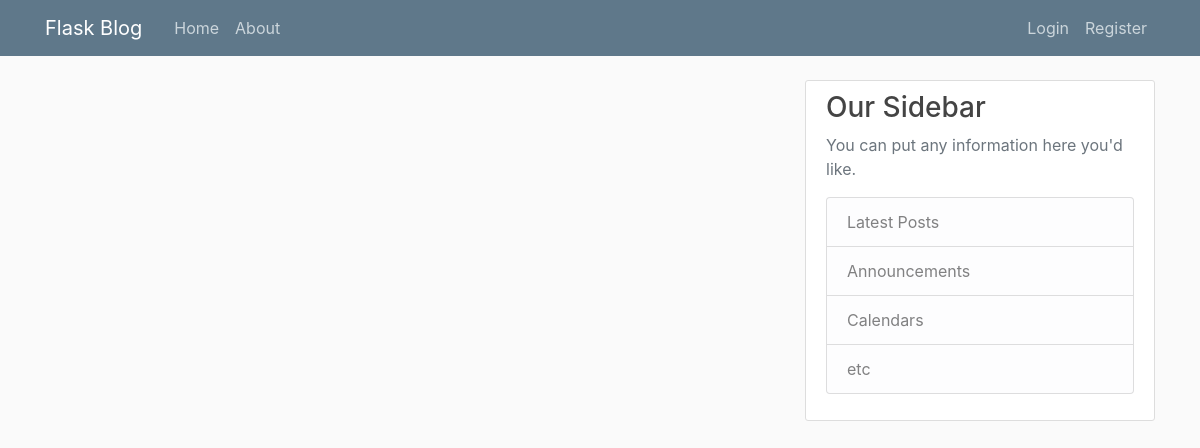
/, run on an earlier commit of the app's database.
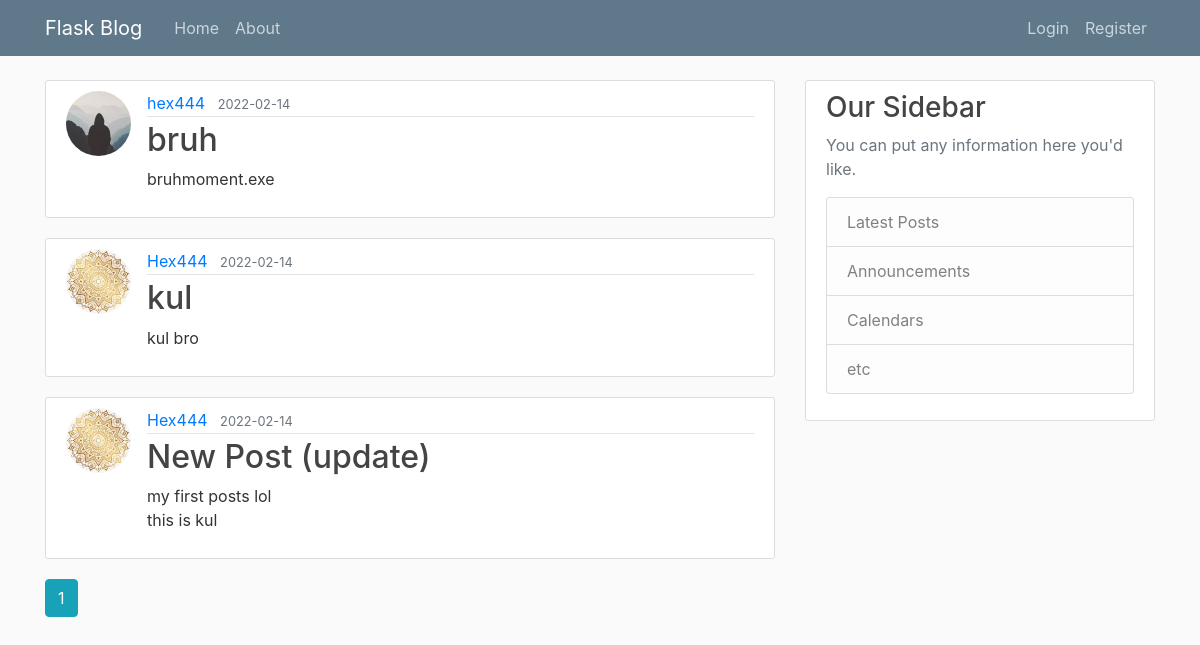
And on a later commit of the database.
### flaskblog/models.py (models this page shows, shortened)
class Post(db.Model):
    id = db.Column(db.Integer, primary_key=True)
    title = db.Column(db.String(100), nullable=False)
    date_posted = db.Column(db.DateTime, nullable=False, default=datetime.utcnow)
    content = db.Column(db.Text, nullable=False)
    user_id = db.Column(db.Integer, db.ForeignKey('user.id'), nullable=False)

class User(db.Model, UserMixin):
    id = db.Column(db.Integer, primary_key=True)
    username = db.Column(db.String(20), unique=True, nullable=False)
    email = db.Column(db.String(120), unique=True, nullable=False)
    image_file = db.Column(db.String(20), nullable=False, default='default.jpg')
    password = db.Column(db.String(60), nullable=False)
    posts = db.relationship('Post', backref="author", lazy=True)

### flaskblog/main/routes.py (the view)
@main.route("/")
def home():
    page = request.args.get("page", 1, type=int)
    posts = Post.query.order_by(Post.date_posted.desc()).paginate(per_page=5, page=page)
    return render_template("home.html", posts=posts)

### flaskblog/templates/home.html
{% extends "layout.html" %}
{% block content %}
    {% for post in posts.items %}
    <article class="media content-section">
      <img src="{{ url_for('static', filename='profile_pics/' + post.author.image_file) }}" alt="pfp of author" class="rounded-circle article-img">
        <div class="media-body">
          <div class="article-metadata">
            <a class="mr-2" href="{{url_for('users.user_posts', username=post.author.username)}}">{{ post.author.username }}</a>
            <small class="text-muted">{{ post.date_posted.strftime("%Y-%m-%d") }}</small>
          </div>
          <h2><a class="article-title" href="{{ url_for('posts.post', post_id=post.id) }}">{{ post.title }}</a></h2>
          <p class="article-content">{{ post.content }}</p>
        </div>
      </article>
    {% endfor %}
    {% for page_num in posts.iter_pages(left_edge=1,right_edge=1,left_current=1,right_current=2) %}
      {% if page_num %}
        {%if posts.page == page_num %}
          <a class="btn btn-info mb-4" href="{{ url_for('main.home', page=page_num) }}">{{ page_num }}</a>
        {% else %}
          <a class="btn btn-outline-info mb-4" href="{{ url_for('main.home', page=page_num) }}">{{ page_num }}</a>
        {% endif %}
      {% else %}
        ...
      {% endif %}
    {% endfor %}
{% endblock content %}

### flaskblog/templates/layout.html (shortened to what this page needs)
<!DOCTYPE html>
<html>
<head>
    <link rel="stylesheet" href="https://maxcdn.bootstrapcdn.com/bootstrap/4.0.0/css/bootstrap.min.css">
    <link rel="stylesheet" type="text/css" href="{{ url_for('static', filename='main.css') }}">
</head>
<body>
    <header class="site-header">
      <nav class="navbar navbar-expand-md navbar-dark bg-steel fixed-top">
        <div class="container">
          <a class="navbar-brand mr-4" href="/">Flask Blog</a>
          <div class="collapse navbar-collapse" id="navbarToggle">
            <div class="navbar-nav mr-auto">
              <a class="nav-item nav-link" href="{{ url_for('main.home') }}">Home</a>
              <a class="nav-item nav-link" href="{{ url_for('main.about') }}">About</a>
            </div>
            <div class="navbar-nav">
              {% if current_user.is_authenticated %}
                <a class="nav-item nav-link" href="{{ url_for('posts.new_post') }}">New Post</a>
                <a class="nav-item nav-link" href="{{ url_for('users.account') }}">Account</a>
                <a class="nav-item nav-link" href="{{ url_for('users.logout') }}">Logout</a>
              {% else %}
                <a class="nav-item nav-link" href="{{ url_for('users.login') }}">Login</a>
                <a class="nav-item nav-link" href="{{ url_for('users.register') }}">Register</a>
              {% endif %}
            </div>
          </div>
        </div>
      </nav>
    </header>
    <main role="main" class="container">
      <div class="row">
        <div class="col-md-8">
          {% block content %}{% endblock %}
        </div>
        <div class="col-md-4">
          <div class="content-section">
            <h3>Our Sidebar</h3>
            <p class='text-muted'>You can put any information here you'd like.
              <ul class="list-group">
                <li class="list-group-item list-group-item-light">Latest Posts</li>
                <li class="list-group-item list-group-item-light">Announcements</li>
                <li class="list-group-item list-group-item-light">Calendars</li>
                <li class="list-group-item list-group-item-light">etc</li>
              </ul>
            </p>
          </div>
        </div>
      </div>
    </main>

### flaskblog/static/main.css (style rules this page uses)
body { background: #fafafa; color: #333333; margin-top: 5rem; }
h1, h2, h3, h4, h5, h6 { color: #444444; }
.bg-steel { background-color: #5f788a; }
.site-header .navbar-nav .nav-link { color: #cbd5db; }
.content-section { background: #ffffff; padding: 10px 20px; border: 1px solid #dddddd; border-radius: 3px; margin-bottom: 20px; }
.article-title { color: #444444; }
.article-content { white-space: pre-line; }
.article-img { height: 65px; width: 65px; margin-right: 16px; }
.article-metadata { padding-bottom: 1px; margin-bottom: 4px; border-bottom: 1px solid #e3e3e3 }

What changed in the data, as far as the page shows it:
added Post: image_file (placeholder picture), author.username "hex444", date_posted "2022-02-14", title "bruh", content "bruhmoment.exe"
added Post: image_file (picture), author.username "Hex444", date_posted "2022-02-14", title "kul", content "kul bro"
added Post: image_file (picture), author.username "Hex444", date_posted "2022-02-14", title "New Post (update)", content "my first posts lol this is kul"
Also different on the page:
new list line: "1"
